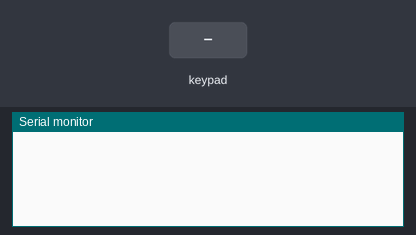
A sketch run on a simulated Arduino Uno, built with avr-gcc and run on an emulated ATmega328P. On the bench: the last lines printed to the serial monitor. The test bench sets the inputs (shaded band).

Above: at 1.2 s.
1.3 s: key '1' pressed
At 2.2 s:
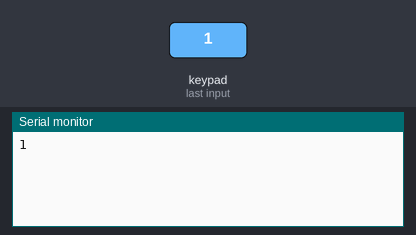
2.8 s: keypad keys 5 4 3 2 # pressed 0.4 s apart
At 4.7 s:
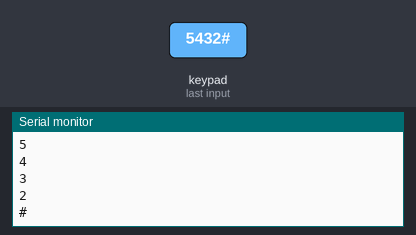
6.3 s: key 'A' pressed
At 7.4 s:
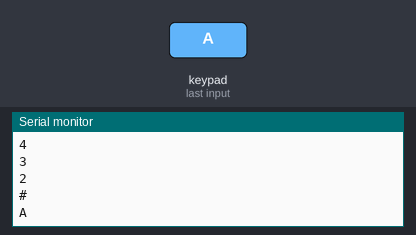
7.8 s: keypad keys 5 4 3 2 * pressed 0.4 s apart
At 10.8 s:
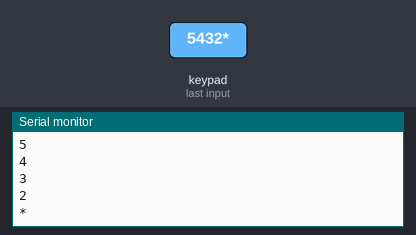
11.3 s: key 'B' pressed
At 12.2 s:
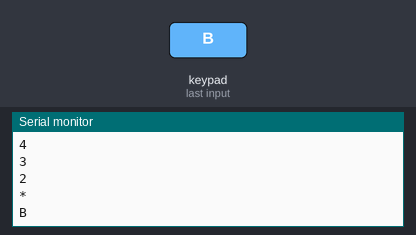
12.8 s: keypad keys 5 4 3 2 D pressed 0.4 s apart
At 15.7 s:
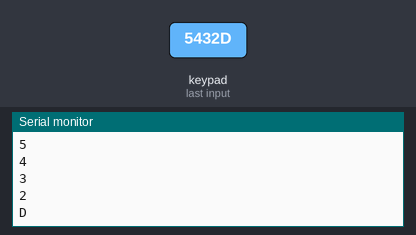
Timing chart, 0 to 17.2 s (numbered marks = the images above; inputs shaded):
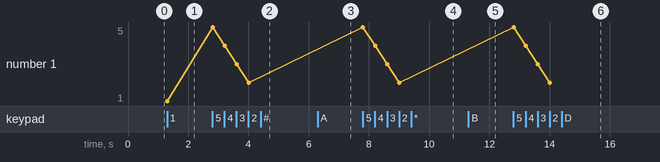

The sketch:

Day11.ino
```cpp
#include <Key.h>
#include <Keypad.h>

const byte ROWS = 4;
const byte COLS = 4;

char buttons[ROWS][COLS] = {
  {'1', '2', '3', 'A'},
  {'4', '5', '6', 'B'},
  {'7', '8', '9', 'C'},
  {'*', '0', '#', 'D'},
};

byte rowPins[ROWS] = {5, 4, 3, 2};
byte colPins[COLS] = {6, 7, 8, 9};

Keypad myAwesomePad = Keypad(makeKeymap(buttons), rowPins, colPins, ROWS, COLS);

void setup() {
  Serial.begin(9600);
}

void loop(){
  char result = myAwesomePad.getKey();

  if (result){
    Serial.println(result);

  }
}
```

Measured:
- after the input at 1.3 s, the serial monitor: prints a new line at once (image 1)
- after the input at 2.8 s, the serial monitor: prints a new line at once (image 2)
- after the input at 6.3 s, the serial monitor: prints a new line at once (image 3)
- after the input at 7.8 s, the serial monitor: prints a new line at once (image 4)
- after the input at 11.3 s, the serial monitor: prints a new line at once (image 5)
- after the input at 12.8 s, the serial monitor: prints a new line at once (image 6)
- plotted number 1: 1 → 2 after the input at 2.8 s
